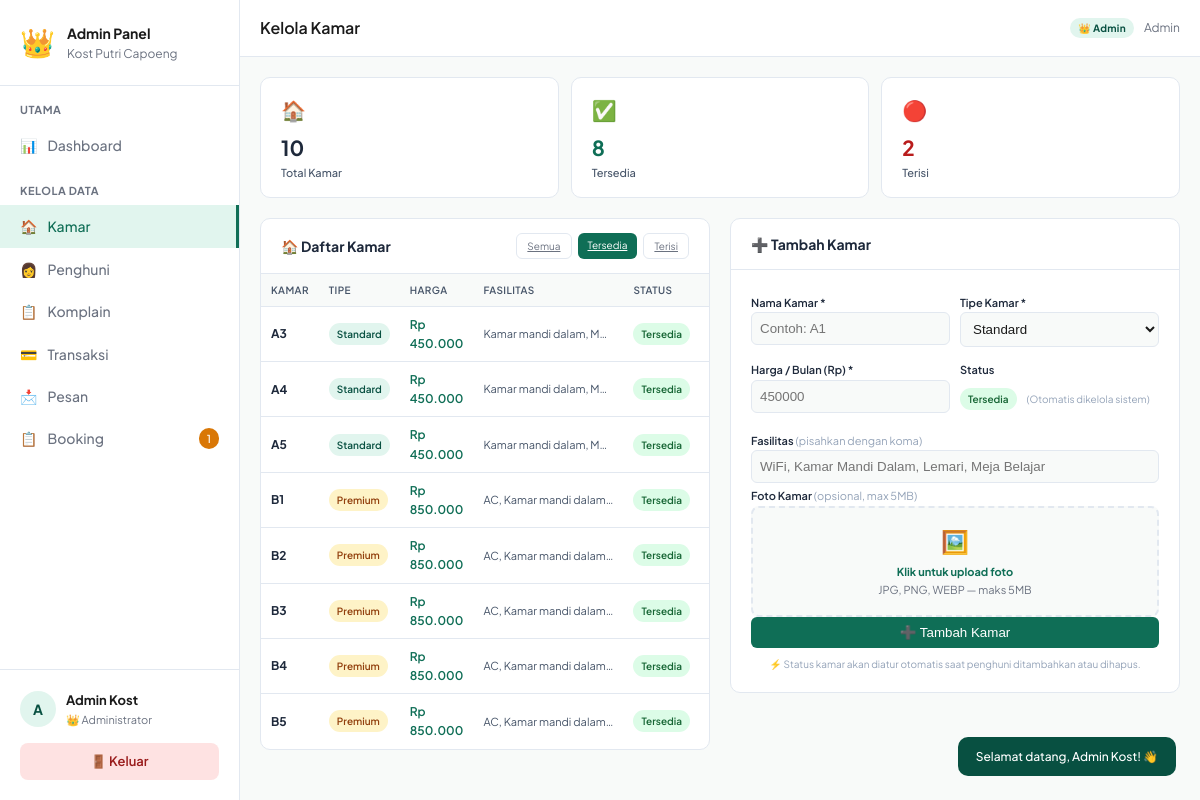
Page /admin.php?page=kamar&filter=tersedia (signed in) on the committed database.
### tables this page shows
CREATE TABLE `tb_kamar` (
  `id` int NOT NULL,
  `nama` varchar(50) NOT NULL,
  `tipe` enum('Standard','Premium') NOT NULL,
  `harga` int NOT NULL,
  `status` enum('tersedia','terisi') DEFAULT 'tersedia',
  `fasilitas` text,
  `foto` varchar(255) DEFAULT ''
);

### admin.php (called while the page is built, shortened)
<?php
require_once 'config.php';
$page = $_GET['page'] ?? 'dashboard';
$page_map = [
    'dashboard'  => ['file' => 'admin/page/dashboard.php',  'title' => 'Dashboard'],
    'kamar'      => ['file' => 'admin/page/kamar.php',      'title' => 'Kelola Kamar'],
    'penghuni'   => ['file' => 'admin/page/penghuni.php',   'title' => 'Data Penghuni'],
    'komplain'   => ['file' => 'admin/page/komplain.php',   'title' => 'Manajemen Komplain'],
    'transaksi'  => ['file' => 'admin/page/transaksi.php',  'title' => 'Manajemen Transaksi'],
    'pesan'      => ['file' => 'admin/page/pesan.php',      'title' => 'Manajemen Pesan'],
    'booking'    => ['file' => 'admin/page/booking.php',    'title' => 'Manajemen Booking'],
];
include 'admin/header.php';
include $page_map[$page]['file'];
include 'admin/footer.php';

### config.php (called while the page is built, shortened)
<?php
function getDB() {
    static $conn = null;
    if ($conn !== null) return $conn;
    $c = new mysqli(DB_HOST, DB_USER, DB_PASS, DB_NAME);
    $c->set_charset('utf8mb4');
    $conn = $c;
    return $conn;
}
function getKamarData() {
    $db = getDB();
    $result = $db->query("SELECT * FROM tb_kamar ORDER BY id ASC");
    $rows = [];
    while ($row = $result->fetch_assoc()) $rows[] = $row;
    return $rows;
}

### admin/page/kamar.php (the view, shortened to what this page needs)
<?php
$kamar_data = getKamarData();
$filter     = $_GET['filter'] ?? 'semua';
$filtered   = $kamar_data;
if ($filter === 'tersedia') $filtered = array_filter($kamar_data, fn($k) => $k['status']==='tersedia');
elseif ($filter === 'terisi') $filtered = array_filter($kamar_data, fn($k) => $k['status']==='terisi');
$tersedia = count(array_filter($kamar_data, fn($k) => $k['status']==='tersedia'));
$terisi   = count($kamar_data) - $tersedia;
$edit_kamar = null;
?>
<div class="admin-stats-grid" style="grid-template-columns:repeat(3,1fr);margin-bottom:1.25rem;">
  <div class="admin-stat-card"><div class="admin-stat-icon">🏠</div><div class="admin-stat-val" style="color:#1e293b;"><?= count($kamar_data) ?></div><div class="admin-stat-lbl" style="color:#475569;">Total Kamar</div></div>
  <div class="admin-stat-card"><div class="admin-stat-icon">✅</div><div class="admin-stat-val" style="color:#0F6E56;"><?= $tersedia ?></div><div class="admin-stat-lbl" style="color:#475569;">Tersedia</div></div>
  <div class="admin-stat-card"><div class="admin-stat-icon">🔴</div><div class="admin-stat-val" style="color:#b91c1c;"><?= $terisi ?></div><div class="admin-stat-lbl" style="color:#475569;">Terisi</div></div>
</div>
<div class="admin-grid-2" style="align-items:start;">
  <div class="admin-card" style="grid-column: span 1;">
    <div class="admin-card-header">
      <span class="admin-card-title" style="color:#1e293b;">🏠 Daftar Kamar</span>
      <div style="display:flex;gap:6px;flex-wrap:wrap;">
        <?php foreach(['semua'=>'Semua','tersedia'=>'Tersedia','terisi'=>'Terisi'] as $v=>$l): ?>
        <a href="admin.php?page=kamar&filter=<?= $v ?>"
           class="admin-btn admin-btn-sm <?= $filter===$v?'admin-btn-primary':'admin-btn-outline' ?>"><?= $l ?></a>
        <?php endforeach; ?>
      </div>
    </div>
    <div class="admin-table-wrap">
      <table class="admin-table">
        <thead>
          <tr>
            <th style="color:#475569;">Kamar</th>
            <th style="color:#475569;">Tipe</th>
            <th style="color:#475569;">Harga</th>
            <th style="color:#475569;">Fasilitas</th>
            <th style="color:#475569;">Status</th>
            <th style="color:#475569;">Foto</th>
          </tr>
        </thead>
        <tbody>
        <?php foreach($filtered as $k): ?>
        <tr>
          <td style="font-weight:700;color:#1e293b;"><?= $k['nama'] ?></td>
          <td><span class="admin-badge <?= strtolower($k['tipe'])==='premium'?'admin-badge-premium':'admin-badge-standard' ?>"><?= $k['tipe'] ?></span></td>
          <td style="color:#0F6E56;font-weight:600;">Rp <?= number_format($k['harga'],0,',','.') ?></td>
          <td style="font-size:11px;color:#475569;max-width:150px;overflow:hidden;text-overflow:ellipsis;white-space:nowrap;" title="<?= $k['fasilitas'] ?>"><?= $k['fasilitas'] ?></td>
          <td>
            <?php if ($k['status'] === 'terisi'): ?>
              <span class="admin-badge admin-badge-terisi" style="background:#fee2e2;color:#991b1b;">Terisi</span>
            <?php else: ?>
              <span class="admin-badge admin-badge-tersedia" style="background:#dcfce7;color:#166534;">Tersedia</span>
            <?php endif; ?>
          </td>
          <td>
          </td>
        </tr>
        <?php endforeach; ?>
        </tbody>
      </table>
    </div>
  </div>
  <div class="admin-card">
    <div class="admin-card-header">
      <span class="admin-card-title" style="color:#1e293b;"><?= $edit_kamar ? '✏️ Edit Kamar' : '➕ Tambah Kamar' ?></span>
    </div>
    <div class="admin-card-body">
      <form method="post" enctype="multipart/form-data">
        <div class="admin-form-row">
          <div class="admin-form-group">
            <label style="color:#1e293b;">Nama Kamar *</label>
            <input type="text" name="nama" placeholder="Contoh: A1" value="<?= $edit_kamar['nama'] ?? '' ?>" required>
          </div>
          <div class="admin-form-group">
            <label style="color:#1e293b;">Tipe Kamar *</label>
            <select name="tipe" required>
              <option value="Standard" <?= ($edit_kamar['tipe'] ?? '')==='Standard'?'selected':'' ?>>Standard</option>
            </select>
          </div>
        </div>
        <div class="admin-form-row">
          <div class="admin-form-group">
            <label style="color:#1e293b;">Harga / Bulan (Rp) *</label>
            <input type="number" name="harga" placeholder="450000" value="<?= $edit_kamar['harga'] ?? '' ?>" required>
          </div>
          <div class="admin-form-group">
            <label style="color:#1e293b;">Status</label>
            <div style="padding:8px 0;font-size:12px;color:#475569;">
              <?php if (($edit_kamar['status'] ?? 'tersedia') === 'terisi'): ?>
                <span class="admin-badge admin-badge-terisi" style="background:#fee2e2;color:#991b1b;">Terisi</span>
                <span style="font-size:10px;color:#94a3b8;margin-left:8px;">(Otomatis dikelola sistem)</span>
              <?php else: ?>
                <span class="admin-badge admin-badge-tersedia" style="background:#dcfce7;color:#166534;">Tersedia</span>
                <span style="font-size:10px;color:#94a3b8;margin-left:8px;">(Otomatis dikelola sistem)</span>
              <?php endif; ?>
            </div>
          </div>
        </div>
        <div class="admin-form-group">
          <label style="color:#1e293b;">Fasilitas <span style="text-transform:none;letter-spacing:0;font-weight:400;color:#94a3b8;">(pisahkan dengan koma)</span></label>
          <input type="text" name="fasilitas" placeholder="WiFi, Kamar Mandi Dalam, Lemari, Meja Belajar"
                 value="<?= $edit_kamar['fasilitas'] ?? '' ?>">
        </div>
        <div class="admin-form-group">
          <label style="color:#1e293b;">Foto Kamar <span style="text-transform:none;letter-spacing:0;font-weight:400;color:#94a3b8;">(opsional, max 5MB)</span></label>
          <div class="file-drop" style="padding:1rem;">
            <span class="file-drop-icon">🖼️</span>
            <div class="file-drop-text" id="fileLabelKamar">
              <strong>Klik untuk upload foto</strong><br>JPG, PNG, WEBP — maks 5MB
            </div>
          </div>
        </div>
        <button type="submit" class="admin-btn admin-btn-primary" style="width:100%;">
          <?= $edit_kamar ? '💾 Simpan Perubahan' : '➕ Tambah Kamar' ?>
        </button>
        <div style="margin-top:.5rem;font-size:10px;color:#94a3b8;text-align:center;">
          ⚡ Status kamar akan diatur otomatis saat penghuni ditambahkan atau dihapus.
        </div>
      </form>
    </div>
  </div>
</div>

### style.css (style rules this page uses)
*, *::before, *::after { box-sizing: border-box; margin: 0; padding: 0; }
:root { --teal: #0F6E56; --teal-light: #E1F5EE; --teal-mid: #1D9E75; --teal-dark: #085041; --teal-xlight: #f0fdf9; --amber: #EF9F27; --amber-light: #FAEEDA; --coral: #D85A30; --coral-light: #FAECE7; --text: #1a1a1a; --text-muted: #475569; --text-light: #94a3b8; --border: #e2e8f0; --bg: #f8faf9; --white: #ffffff; --radius-sm: 6px; --radius-md: 10px; --radius-lg: 16px; --shadow-sm: 0 1px 3px rgba(0,0,0,0.05); --shadow-md: 0 2px 12px rgba(0,0,0,0.06); --shadow-lg: 0 4px 24px rgba(0,0,0,0.08); --sidebar-w: 230px; --gap: 1.25rem; --card-padding: 1.25rem; }
html { scroll-behavior: smooth; }
body { font-family: 'Plus Jakarta Sans', 'Segoe UI', sans-serif; color: var(--text); background: var(--bg); font-size: 14px; line-height: 1.6; }
table { width: 100%; border-collapse: collapse; font-size: 13px; }
th { text-align: left; padding: 8px 12px; font-size: 10px; font-weight: 600; color: var(--text-muted); letter-spacing: 0.4px; text-transform: uppercase; border-bottom: 1.5px solid var(--border); background: var(--bg); }
td { padding: 9px 12px; border-bottom: 1px solid var(--border); vertical-align: middle; color: #1a1a1a; }
tr:last-child td { border-bottom: none; }
.file-drop { border: 2px dashed var(--border); border-radius: 8px; padding: 1.5rem; text-align: center; cursor: pointer; transition: 0.15s ease; position: relative; background: var(--bg); }
.file-drop-icon { font-size: 1.6rem; display: block; margin-bottom: 6px; }
.file-drop-text { font-size: 11px; color: var(--text-muted); }
.file-drop-text strong { color: var(--teal); }

### rows in the picture
tb_kamar: nama "A3", tipe "Standard", harga "450.000", fasilitas "Kamar mandi dalam, M…", status "Tersedia"
tb_kamar: nama "A4", tipe "Standard", harga "450.000", fasilitas "Kamar mandi dalam, M…", status "Tersedia"
tb_kamar: nama "A5", tipe "Standard", harga "450.000", fasilitas "Kamar mandi dalam, M…", status "Tersedia"
tb_kamar: nama "B1", tipe "Premium", harga "850.000", fasilitas "AC, Kamar mandi dalam…", status "Tersedia"
tb_kamar: nama "B2", tipe "Premium", harga "850.000", fasilitas "AC, Kamar mandi dalam…", status "Tersedia"
tb_kamar: nama "B3", tipe "Premium", harga "850.000", fasilitas "AC, Kamar mandi dalam…", status "Tersedia"
tb_kamar: nama "B4", tipe "Premium", harga "850.000", fasilitas "AC, Kamar mandi dalam…", status "Tersedia"
tb_kamar: nama "B5", tipe "Premium", harga "850.000", fasilitas "AC, Kamar mandi dalam…", status "Tersedia"

### other values in the picture
$booking_baru "1"
substr($_SESSION['user_nama'] ?? 'A', 0, 1) "A"
$_SESSION['user_nama'] "Admin Kost"
$pageTitle "Kelola Kamar"
explode(' ', $_SESSION['user_nama'] ?? 'Admin')[0] "Admin"
count($kamar_data) "10"
$tersedia "8"
$terisi "2"
$l "Semua"
$l "Tersedia"
$l "Terisi"
